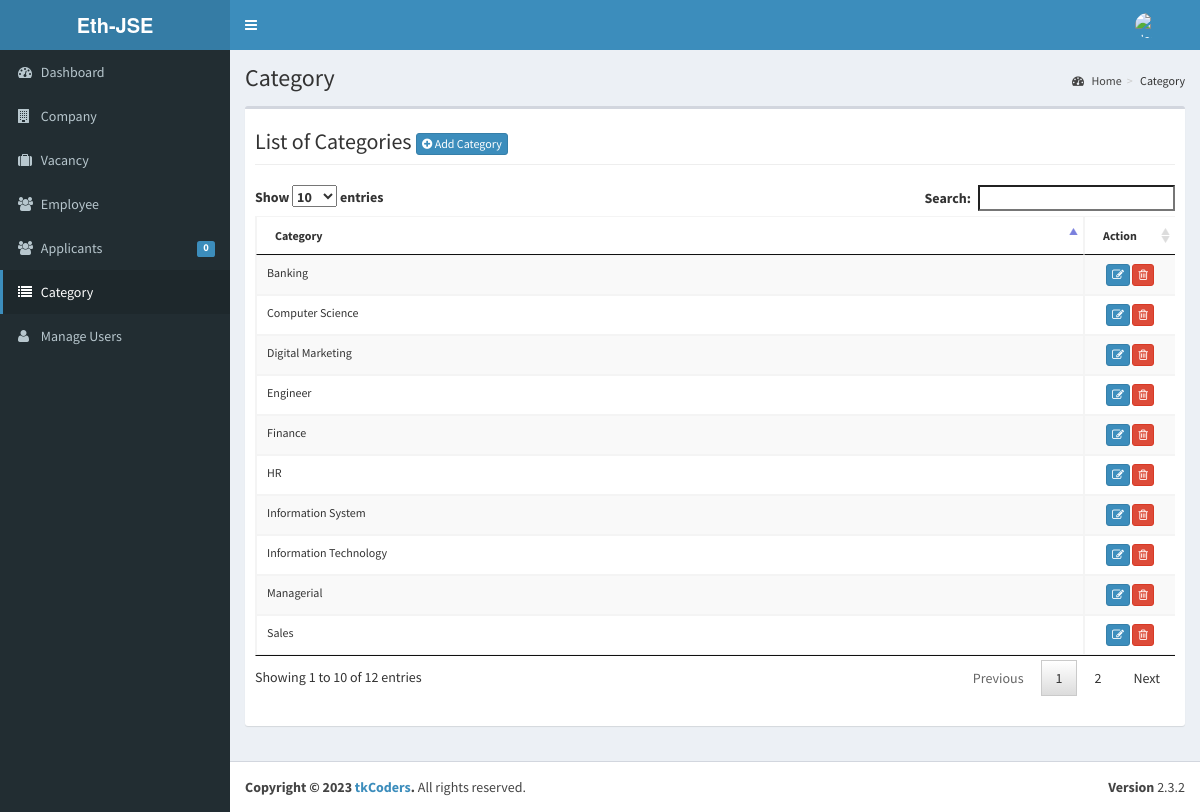
Page /admin/category/index.php (signed in) on the committed database.
### tables this page shows
CREATE TABLE `tblcategory` (
  `CATEGORYID` int(11) NOT NULL,
  `CATEGORY` varchar(250) NOT NULL
);

### admin/category/index.php (called while the page is built, shortened)
<?php
require_once ("../theme/templates.php");
?>

### include/database.php (called while the page is built, shortened)
<?php
class Database {
	var $sql_string = '';
	private $conn;
	public function open_connection() {
		$this->conn = mysqli_connect(server,user,pass);
		if(!$this->conn){
			echo "Problem in database connection! Contact administrator!";
			exit();
		}else{
			$db_select = mysqli_select_db($this->conn,database_name);
		}
	}
	function setQuery($sql='') {
		$this->sql_string=$sql;
	}
	function executeQuery() {
		$result = mysqli_query($this->conn,$this->sql_string);
		return $result;
	}
	private function confirm_query($result) {
		return $result;
	}
	function loadResultList( $key='' ) {
		$cur = $this->executeQuery();
		$array = array();
		while ($row = mysqli_fetch_object($cur)) {
			if ($key) {
				$array[$row->$key] = $row;
			} else {
				$array[] = $row;
			}
		}
		return $array;
	}
}
$mydb = new Database();
?>

### admin/category/list.php (the view, shortened to what this page needs)
<div class="row">
      	 <div class="col-lg-12">
           <h1 class="page-header">List of Categories  <a href="index.php?view=add" class="btn btn-primary btn-xs  ">  <i class="fa fa-plus-circle fw-fa"></i> Add Category</a>  </h1>
      		</div>
  		 </div>
 		    <form action="controller.php?action=delete" Method="POST">
		     <div class="table-responsive">
			<table id="dash-table" class="table table-striped table-bordered table-hover"  style="font-size:12px" cellspacing="0">
			  <thead>
			  	<tr>
			  		<th>
			  		 Category</th>
			  		 <th width="10%" align="center">Action</th>
			  	</tr>
			  </thead>
			  <tbody>
			  	<?php
			  		$mydb->setQuery("SELECT * FROM `tblcategory`");
			  		$cur = $mydb->loadResultList();
					foreach ($cur as $result) {
			  		echo '<tr>';
			  			echo '<td>' . $result->CATEGORY.'</td>';
			  		echo '<td align="center"><a title="Edit" href="index.php?view=edit&id='.$result->CATEGORYID.'" class="btn btn-primary btn-xs  ">  <span class="fa fa-edit fw-fa"></a>
			  		     <a title="Delete" href="controller.php?action=delete&id='.$result->CATEGORYID.'" class="btn btn-danger btn-xs  ">  <span class="fa  fa-trash-o fw-fa "></a></td>';
			  		echo '</tr>';
			  	}
			  	?>
			  </tbody>
			</table>
			</form>

### rows in the picture
tblcategory: CATEGORY "Managerial"
tblcategory: CATEGORY "Engineer"
tblcategory: CATEGORY "Information Technology"
tblcategory: CATEGORY "Computer Science"
tblcategory: CATEGORY "HR"
tblcategory: CATEGORY "Sales"
tblcategory: CATEGORY "Banking"
tblcategory: CATEGORY "Finance"
tblcategory: CATEGORY "Information System"
tblcategory: CATEGORY "Digital Marketing"

### other values in the picture
$pending->APPL "0"
$title "Category"
